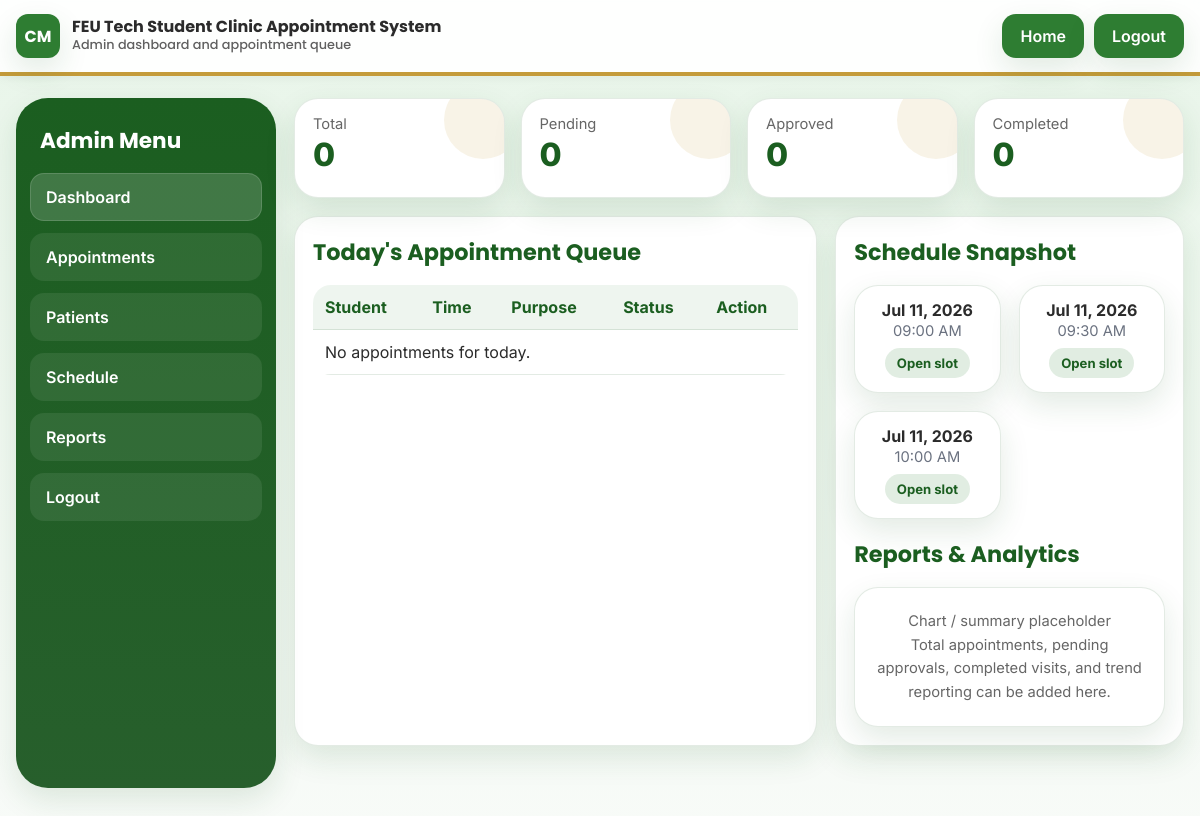
Page /admin_dashboard.php (signed in) on the committed database.
### tables this page shows
CREATE TABLE IF NOT EXISTS clinic_schedule (
    schedule_id INT AUTO_INCREMENT PRIMARY KEY,
    date DATE NOT NULL,
    time_slot TIME NOT NULL,
    is_available TINYINT(1) NOT NULL DEFAULT 1,
    INDEX idx_schedule_date (date)
);

### functions.php (called while the page is built, shortened)
<?php
function e(string $value): string
{
    return htmlspecialchars($value, ENT_QUOTES, 'UTF-8');
}
function format_date(?string $date): string
{
    return date('M d, Y', strtotime($date));
}

### admin_dashboard.php (the view, shortened to what this page needs)
<?php
require_once 'db.php';
require_once 'functions.php';
$today = date('Y-m-d');
$stmt = $mysqli->prepare('SELECT COUNT(*) AS total FROM appointments WHERE DATE(created_at) = ?');
$stmt->bind_param('s', $today);
$stmt->execute();
$total_today = (int) ($stmt->get_result()->fetch_assoc()['total'] ?? 0);
$stmt = $mysqli->prepare('SELECT COUNT(*) AS total FROM appointments WHERE status = "Pending"');
$stmt->execute();
$pending_total = (int) ($stmt->get_result()->fetch_assoc()['total'] ?? 0);
$stmt = $mysqli->prepare('SELECT COUNT(*) AS total FROM appointments WHERE status = "Approved"');
$stmt->execute();
$approved_total = (int) ($stmt->get_result()->fetch_assoc()['total'] ?? 0);
$stmt = $mysqli->prepare('SELECT COUNT(*) AS total FROM appointments WHERE status = "Completed"');
$stmt->execute();
$completed_total = (int) ($stmt->get_result()->fetch_assoc()['total'] ?? 0);
$stmt = $mysqli->prepare('SELECT a.appointment_id, a.reason, a.status, a.created_at, s.date, s.time_slot, st.full_name, st.student_number, st.course, st.contact_no FROM appointments a JOIN clinic_schedule s ON s.schedule_id = a.schedule_id JOIN students st ON st.student_id = a.student_id WHERE s.date = ? ORDER BY s.time_slot ASC');
$stmt->bind_param('s', $today);
$stmt->execute();
$queue = $stmt->get_result()->fetch_all(MYSQLI_ASSOC);
$stmt = $mysqli->prepare('SELECT s.schedule_id, s.date, s.time_slot, s.is_available FROM clinic_schedule s WHERE s.date >= ? ORDER BY s.date ASC, s.time_slot ASC LIMIT 8');
$stmt->bind_param('s', $today);
$stmt->execute();
$schedule_snapshot = $stmt->get_result()->fetch_all(MYSQLI_ASSOC);
?>
<!DOCTYPE html>
<html lang="en">
<head>
    <link rel="stylesheet" href="styles.css">
</head>
<body>
<header class="topbar">
    <div class="container topbar-inner">
        <div class="brand">
            <div class="brand-mark">CM</div>
            <div>
                <div class="brand-title">FEU Tech Student Clinic Appointment System</div>
                <div class="brand-subtitle">Admin dashboard and appointment queue</div>
            </div>
        </div>
        <nav class="nav-links">
            <a class="nav-link" href="index.php">Home</a>
            <a class="nav-link" href="logout.php">Logout</a>
        </nav>
    </div>
</header>
<main class="container dashboard">
    <aside class="sidebar">
        <h2>Admin Menu</h2>
        <nav class="side-nav">
            <a class="active" href="admin_dashboard.php">Dashboard</a>
            <a href="admin_dashboard.php#queue">Appointments</a>
            <a href="patient_record.php">Patients</a>
            <a href="#schedule">Schedule</a>
            <a href="#reports">Reports</a>
            <a href="logout.php">Logout</a>
        </nav>
    </aside>
    <section class="main-content">
        <div class="stat-grid">
            <div class="stat-card"><div class="stat-label">Total</div><div class="stat-value"><?= $total_today ?></div></div>
            <div class="stat-card"><div class="stat-label">Pending</div><div class="stat-value"><?= $pending_total ?></div></div>
            <div class="stat-card"><div class="stat-label">Approved</div><div class="stat-value"><?= $approved_total ?></div></div>
            <div class="stat-card"><div class="stat-label">Completed</div><div class="stat-value"><?= $completed_total ?></div></div>
        </div>
        <div class="three-grid" id="queue">
            <div class="table-card">
                <h2 class="panel-title">Today's Appointment Queue</h2>
                <div class="table-wrap">
                    <table>
                        <thead>
                            <tr>
                                <th>Student</th>
                                <th>Time</th>
                                <th>Purpose</th>
                                <th>Status</th>
                                <th>Action</th>
                            </tr>
                        </thead>
                        <tbody>
                        <?php if (!$queue): ?>
                            <tr><td colspan="5">No appointments for today.</td></tr>
                        <?php endif; ?>
                        </tbody>
                    </table>
                </div>
            </div>
            <div class="panel" id="schedule">
                <h2 class="panel-title">Schedule Snapshot</h2>
                <div class="grid-2">
                    <?php foreach ($schedule_snapshot as $slot): ?>
                        <div class="feature-card" style="padding:14px;">
                            <strong><?= e(format_date($slot['date'])) ?></strong><br>
                            <span class="muted small"><?= e(date('h:i A', strtotime($slot['time_slot']))) ?></span><br>
                            <span class="<?= (int) $slot['is_available'] === 1 ? 'badge badge-approved' : 'badge badge-cancelled' ?>" style="margin-top:8px;"> <?= (int) $slot['is_available'] === 1 ? 'Open slot' : 'Blocked' ?> </span>
                        </div>
                    <?php endforeach; ?>
                </div>
                <div id="reports" style="margin-top:18px;">
                    <h2 class="panel-title">Reports & Analytics</h2>
                    <div class="feature-card">
                        <div class="help-text">Chart / summary placeholder</div>
                        <div class="help-text">Total appointments, pending approvals, completed visits, and trend reporting can be added here.</div>
                    </div>
                </div>
            </div>
        </div>
    </section>
</main>
</body>
</html>

### styles.css (style rules this page uses)
:root { --primary: #2E7D32; --dark: #1B5E20; --gold: #C49B3A; --bg: #E8F5E9; --text: #2B2B2B; --card: #ffffff; --border: rgba(27, 94, 32, 0.18); --shadow: 0 12px 30px rgba(27, 94, 32, 0.12); }
* { box-sizing: border-box; }
html, body { margin: 0; padding: 0; }
body { font-family: 'Inter', sans-serif; background: linear-gradient(180deg, var(--bg) 0%, #f8fbf8 100%); color: var(--text); }
a { color: inherit; text-decoration: none; }
.container { width: min(1200px, calc(100% - 32px)); margin: 0 auto; }
.topbar { background: rgba(255,255,255,0.92); backdrop-filter: blur(8px); border-bottom: 4px solid var(--gold); box-shadow: 0 2px 10px rgba(0,0,0,.05); position: sticky; top: 0; z-index: 50; }
.topbar-inner { display: flex; align-items: center; justify-content: space-between; gap: 16px; padding: 14px 0; }
.brand { display: flex; align-items: center; gap: 12px; font-family: 'Poppins', sans-serif; font-weight: 700; }
.brand-mark { width: 44px; height: 44px; border-radius: 12px; background: var(--primary); color: white; display: grid; place-items: center; box-shadow: var(--shadow); }
.brand-title { font-size: 1rem; line-height: 1.1; }
.brand-subtitle { font-size: .8rem; opacity: .75; font-weight: 500; }
.nav-links { display: flex; gap: 10px; flex-wrap: wrap; }
.nav-link, .btn, .btn-secondary, .btn-outline { border: 0; border-radius: 14px; padding: 12px 18px; cursor: pointer; transition: .2s ease; display: inline-flex; align-items: center; justify-content: center; gap: 8px; font-weight: 600; }
.btn, .nav-link, .btn-secondary { background: var(--primary); color: white; box-shadow: var(--shadow); }
.hero h1, .section-title, .card-title, .panel-title { font-family: 'Poppins', sans-serif; color: var(--dark); margin: 0; }
.feature-card, .panel, .stat-card, .auth-card, .table-card, .form-card { background: var(--card); border-radius: 24px; border: 1px solid rgba(27,94,32,.12); box-shadow: var(--shadow); }
.feature-card { padding: 22px; text-align: center; }
.help-text { font-size: .92rem; color: #666; line-height: 1.6; }
.dashboard { display:grid; grid-template-columns: 260px 1fr; gap: 18px; padding: 22px 0 48px; }
.sidebar { background: linear-gradient(180deg, var(--dark), #275f2c); border-radius: 32px; box-shadow: var(--shadow); padding: 18px 14px; color: white; position: sticky; top: 84px; height: calc(100vh - 110px); }
.sidebar h2 { font-family: 'Poppins', sans-serif; margin: 8px 10px 16px; font-size: 1.35rem; }
.sidebar .side-nav a, .sidebar .side-nav button { width: 100%; margin-bottom: 12px; padding: 14px 16px; border-radius: 14px; border: 0; display:block; text-align: left; background: rgba(255,255,255,.08); color: white; font-weight: 600; }
.sidebar .side-nav a.active { background: rgba(255,255,255,.16); box-shadow: inset 0 0 0 1px rgba(255,255,255,.14); }
.main-content { display:flex; flex-direction: column; gap: 18px; }
.stat-grid { display:grid; grid-template-columns: repeat(4, 1fr); gap: 16px; }
.stat-card { padding: 16px 18px; min-height: 100px; position: relative; overflow: hidden; }
.stat-label { font-size: .92rem; color: #666; }
.stat-value { font-size: 2rem; font-weight: 800; color: var(--dark); margin-top: 2px; }
.stat-card::before { content:''; position:absolute; top:-18px; right:-18px; width: 78px; height: 78px; border-radius: 50%; background: rgba(196,155,58,.12); }
.panel, .table-card, .form-card { padding: 18px; }
.panel-title { font-size: 1.4rem; margin-bottom: 16px; }
.three-grid { display:grid; grid-template-columns: 1.2fr .8fr; gap: 18px; }
.table-wrap { overflow:auto; border-radius: 18px; }
table { width: 100%; border-collapse: collapse; }
th, td { padding: 12px 12px; border-bottom: 1px solid rgba(27,94,32,.12); text-align: left; vertical-align: top; }
th { background: rgba(46,125,50,.08); color: var(--dark); }
.badge { display:inline-flex; padding: 7px 12px; border-radius: 999px; font-size: .82rem; font-weight: 700; }
.badge-approved { background: rgba(46,125,50,.14); color: var(--dark); }
.grid-2 { display:grid; grid-template-columns: 1fr 1fr; gap: 18px; }
.muted { color:#6b7280; }
.small { font-size: .92rem; }

### rows in the picture
clinic_schedule: date "Jul 11, 2026", time_slot "09:00 AM", is_available "Open slot"
clinic_schedule: date "Jul 11, 2026", time_slot "09:30 AM", is_available "Open slot"
clinic_schedule: date "Jul 11, 2026", time_slot "10:00 AM", is_available "Open slot"

### other values in the picture
$total_today "0"
$pending_total "0"
$approved_total "0"
$completed_total "0"
